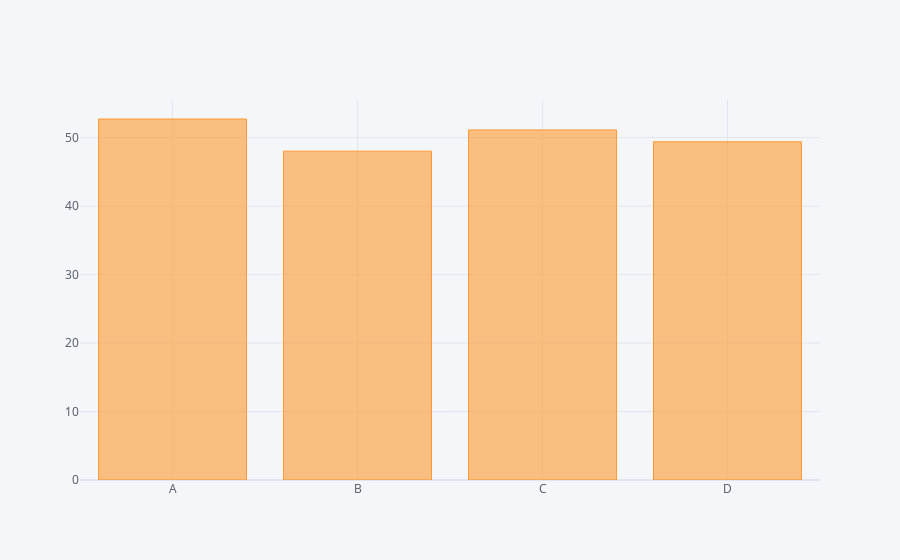

The cell this chart's notebook holds for it:
### Code cell
df.sum().iplot(kind='bar')

### Figure 1 — Plotly figure (JSON) as saved in the notebook; plotly's stock layout.template omitted (floating-point values rounded to 4 significant figures)
{"data": [{"marker": {"color": "rgba(255, 153, 51, 0.6)", "line": {"color": "rgba(255, 153, 51, 1.0)", "width": 1}}, "name": "None", "orientation": "v", "text": "", "type": "bar", "x": ["A", "B", "C", "D"], "y": [52.73, 48.03, 51.13, 49.4]}], "layout": {"legend": {"bgcolor": "#F5F6F9", "font": {"color": "#4D5663"}}, "paper_bgcolor": "#F5F6F9", "plot_bgcolor": "#F5F6F9", "title": {"font": {"color": "#4D5663"}}, "xaxis": {"gridcolor": "#E1E5ED", "showgrid": true, "tickfont": {"color": "#4D5663"}, "title": {"font": {"color": "#4D5663"}, "text": ""}, "zerolinecolor": "#E1E5ED"}, "yaxis": {"gridcolor": "#E1E5ED", "showgrid": true, "tickfont": {"color": "#4D5663"}, "title": {"font": {"color": "#4D5663"}, "text": ""}, "zerolinecolor": "#E1E5ED"}}}
